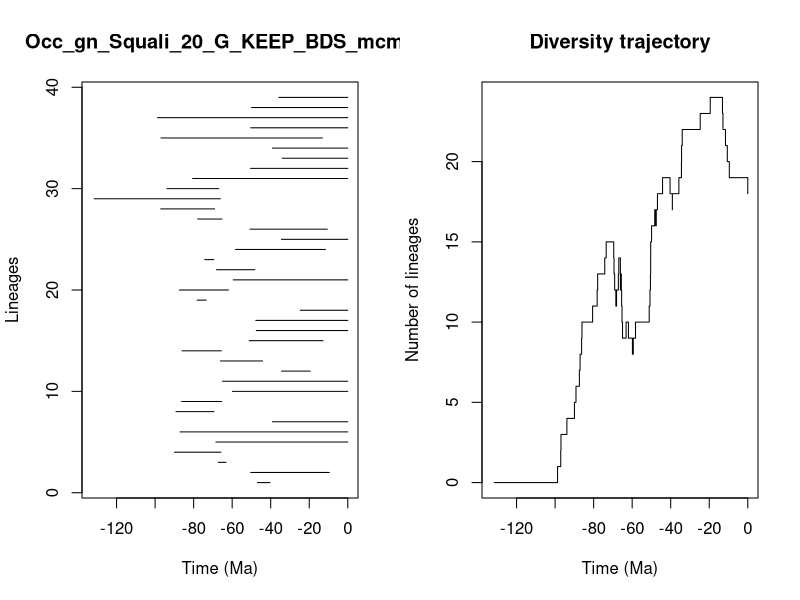

R code for this plot:


pdf(file='../Results/Genus/5_MA_bins_EXT_EP/pyrate_mcmc_logs/Occ_gn_Squali_20_G_KEEP_BDS_mcmc_LTT.pdf',width=0.6*20, height=0.6*10)
title = "Occ_gn_Squali_20_G_KEEP_BDS_mcmc"
ts=c(46.88167773228843, 50.38399718303013,67.17273552905452,89.95355361762833,68.46631984978241,87.03842449613248,39.1396085014233,89.15613000348976,86.24237011677596,59.86803563729824,65.00068231380831,34.360868819781736,66.11063969758263,86.05760562734274,51.16370661513251,47.49539996328712,47.73526494466162,24.685774079179822,78.17245805443251,87.39634370745632,59.42325496202879,68.1028826655929,74.22588966777268,58.271138174441376,34.42771729818845,50.75387370543025,77.91407018955779,97.07400590082791,131.6302535100064,93.88022798238754,80.52786722093211,50.51592377603802,34.02040107152574,39.14862304002386,96.94697967169606,50.39947543051929,98.72972851909594,49.93118434670069,35.754814371827415)
te=c(40.339937413773946, 9.578143694039735,63.15300312986206,65.86028224417944,0.0,0.0,0.0,69.4102357106811,65.47220306617488,0.0,0.0,19.482406812039834,44.231467232934,65.62495215702995,12.88018335481166,0.0,0.0,0.0,73.48113237665633,61.933015665722806,0.0,48.28292029457642,69.56911330862008,11.582060519610344,0.0,10.62238293550197,65.26290325933789,69.09481239710205,66.11566983712419,66.95004018492082,0.0,0.0,0.0,0.0,13.131692802640588,0.0,0.0,0.0,0.0)
div_traj=c(0, 1,2,3,4,5,6,7,8,9,10,11,12,13,14,15,14,13,12,11,12,13,14,13,12,13,12,11,10,9,10,9,8,9,10,11,12,13,14,15,16,17,16,17,18,19,18,17,18,19,20,21,22,23,24,23,22,21,20,19,18)
time_events=c(131.6302535100064, 98.72972851909594,97.07400590082791,96.94697967169606,93.88022798238754,89.95355361762833,89.15613000348976,87.39634370745632,87.03842449613248,86.24237011677596,86.05760562734274,80.52786722093211,78.17245805443251,77.91407018955779,74.22588966777268,73.48113237665633,69.56911330862008,69.4102357106811,69.09481239710205,68.46631984978241,68.1028826655929,67.17273552905452,66.95004018492082,66.11566983712419,66.11063969758263,65.86028224417944,65.62495215702995,65.47220306617488,65.26290325933789,65.00068231380831,63.15300312986206,61.933015665722806,59.86803563729824,59.42325496202879,58.271138174441376,51.16370661513251,50.75387370543025,50.51592377603802,50.39947543051929,50.38399718303013,49.93118434670069,48.28292029457642,47.73526494466162,47.49539996328712,46.88167773228843,44.231467232934,40.339937413773946,39.14862304002386,39.1396085014233,35.754814371827415,34.42771729818845,34.360868819781736,34.02040107152574,24.685774079179822,19.482406812039834,13.131692802640588,12.88018335481166,11.582060519610344,10.62238293550197,9.578143694039735,0.0)
                par(mfrow=c(1,2))
                L = length(ts)
                plot(ts, 1:L , xlim=c(-max(ts)-1,0), pch=20, type="n", main=title,xlab="Time (Ma)",ylab="Lineages")
                for (i in 1:L){segments(x0=-te[i],y0=i,x1=-ts[i],y1=i)}    
                t = -time_events
                plot(div_traj ~ t,type="s", main = "Diversity trajectory",xlab="Time (Ma)",ylab="Number of lineages",xlim=c(-max(ts)-1,0))
                abline(v=c(65,200,251,367,445),lty=2,col="gray")
                
